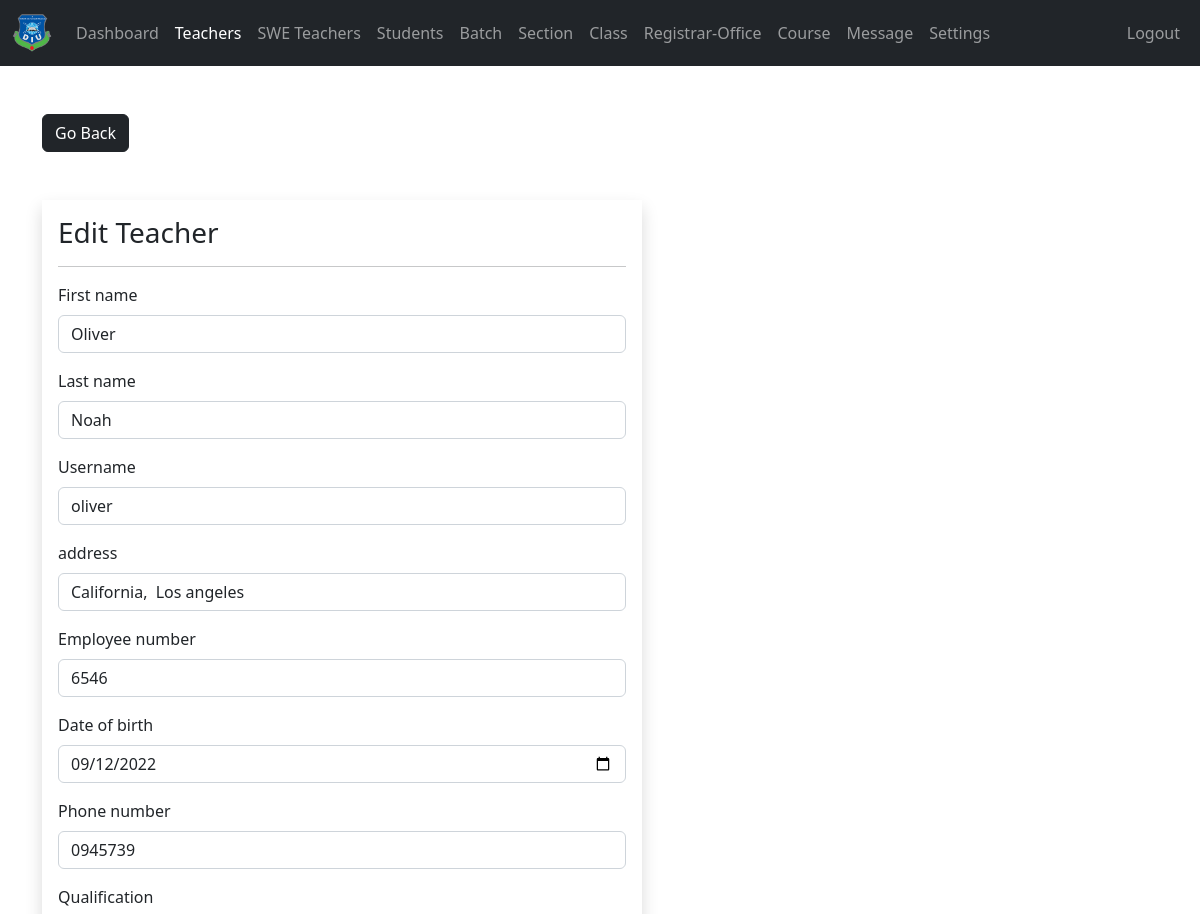
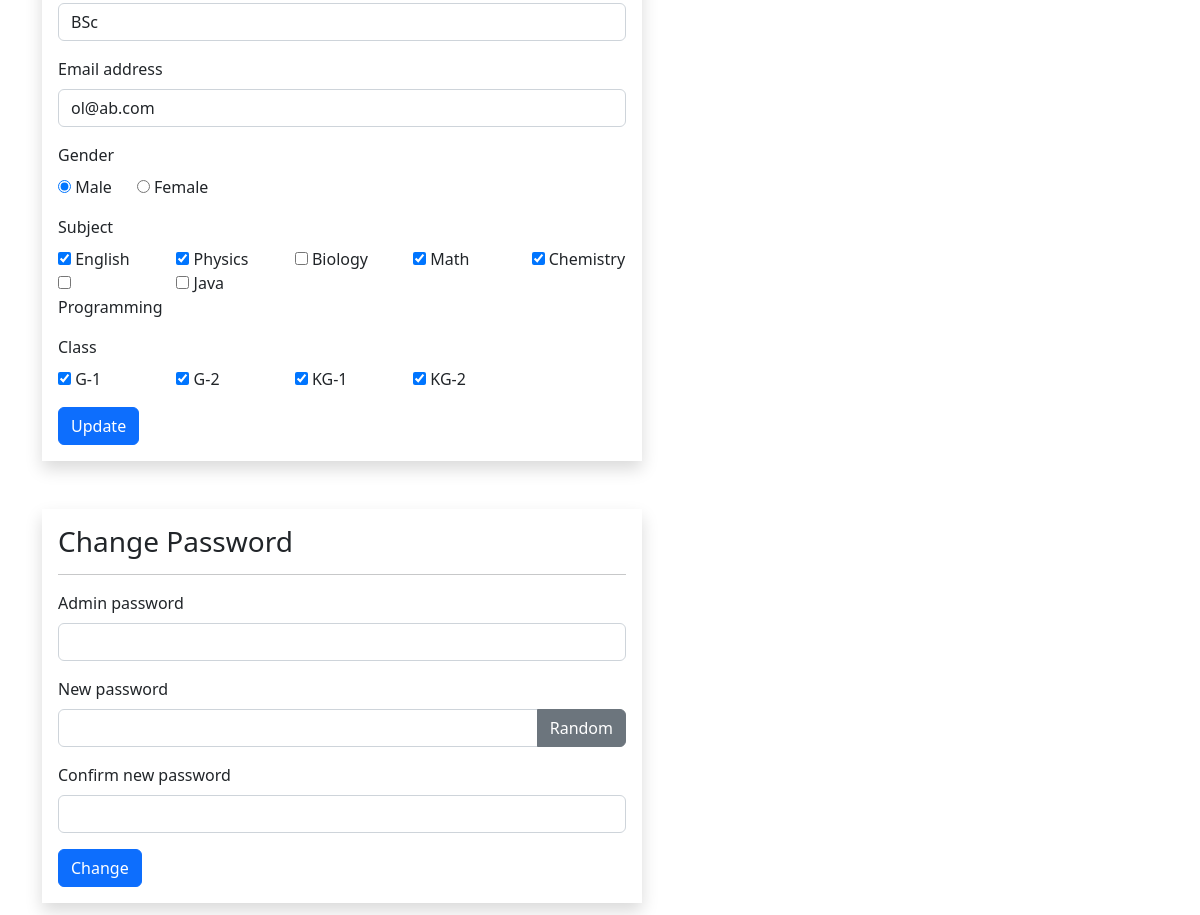
Page /admin/teacher-edit.php?teacher_id=1 (signed in) on the committed database (2 pictures, top to bottom).
### tables this page shows
CREATE TABLE `teachers` (
  `teacher_id` int(11) NOT NULL,
  `username` varchar(127) NOT NULL,
  `password` varchar(255) NOT NULL,
  `class` varchar(31) NOT NULL,
  `fname` varchar(127) NOT NULL,
  `lname` varchar(127) NOT NULL,
  `subjects` varchar(31) NOT NULL,
  `address` varchar(31) NOT NULL,
  `employee_number` int(11) NOT NULL,
  `date_of_birth` date DEFAULT NULL,
  `phone_number` varchar(31) NOT NULL,
  `qualification` varchar(127) NOT NULL,
  `gender` varchar(7) NOT NULL,
  `email_address` varchar(255) NOT NULL,
  `date_of_joined` datetime NOT NULL DEFAULT current_timestamp()
);

CREATE TABLE `class` (
  `class_id` int(11) NOT NULL,
  `grade` int(11) NOT NULL,
  `section` int(11) NOT NULL
);

CREATE TABLE `subjects` (
  `subject_id` int(11) NOT NULL,
  `subject` varchar(31) NOT NULL,
  `subject_code` varchar(31) NOT NULL,
  `grade` int(11) NOT NULL
);

CREATE TABLE `grades` (
  `grade_id` int(11) NOT NULL,
  `grade` varchar(31) NOT NULL,
  `grade_code` varchar(7) NOT NULL
);

### admin/data/teacher.php (called while the page is built, shortened)
<?php
function getTeacherById($teacher_id, $conn){
   $sql = "SELECT * FROM teachers
           WHERE teacher_id=?";
   $stmt = $conn->prepare($sql);
   $stmt->execute([$teacher_id]);
   if ($stmt->rowCount() == 1) {
     $teacher = $stmt->fetch();
     return $teacher;
   }else {
    return 0;
   }
}

### admin/data/subject.php (called while the page is built, shortened)
<?php
function getAllSubjects($conn){
   $sql = "SELECT * FROM subjects";
   $stmt = $conn->prepare($sql);
   $stmt->execute();
   if ($stmt->rowCount() >= 1) {
     $subjects = $stmt->fetchAll();
     return $subjects;
   }else {
   	return 0;
   }
}
 ?>

### admin/data/class.php (called while the page is built, shortened)
<?php
function getAllClasses($conn){
   $sql = "SELECT * FROM class";
   $stmt = $conn->prepare($sql);
   $stmt->execute();
   if ($stmt->rowCount() >= 1) {
     $classes = $stmt->fetchAll();
     return $classes;
   }else {
    return 0;
   }
}

### admin/data/grade.php (called while the page is built, shortened)
<?php
function getGradeById($grade_id, $conn){
   $sql = "SELECT * FROM grades
           WHERE grade_id=?";
   $stmt = $conn->prepare($sql);
   $stmt->execute([$grade_id]);
   if ($stmt->rowCount() == 1) {
     $grade = $stmt->fetch();
     return $grade;
   }else {
    return 0;
   }
}

### admin/teacher-edit.php (the view, shortened to what this page needs)
<?php
if (isset($_SESSION['admin_id']) &&
    isset($_SESSION['role'])     &&
    isset($_GET['teacher_id'])) {
    if ($_SESSION['role'] == 'Admin') {
       include "../DB_connection.php";
       include "data/subject.php";
       include "data/grade.php";
       include "data/section.php";
       include "data/class.php";
       include "data/teacher.php";
       $subjects = getAllSubjects($conn);
       $classes  = getAllClasses($conn);
       $teacher_id = $_GET['teacher_id'];
       $teacher = getTeacherById($teacher_id, $conn);
 ?>
<!DOCTYPE html>
<html lang="en">
<head>
	<link rel="stylesheet" href="https://cdn.jsdelivr.net/npm/bootstrap@5.2.0/dist/css/bootstrap.min.css">
	<link rel="stylesheet" href="../css/style.css">
  <link rel="stylesheet" href="https://cdnjs.cloudflare.com/ajax/libs/font-awesome/4.7.0/css/font-awesome.min.css">
</head>
<body>
    <?php
        include "inc/navbar.php";
     ?>
     <div class="container mt-5">
        <a href="teacher.php"
           class="btn btn-dark">Go Back</a>
        <form method="post"
              class="shadow p-3 mt-5 form-w"
              action="req/teacher-edit.php">
        <h3>Edit Teacher</h3><hr>
        <div class="mb-3">
          <label class="form-label">First name</label>
          <input type="text"
                 class="form-control"
                 value="<?=$teacher['fname']?>"
                 name="fname">
        </div>
        <div class="mb-3">
          <label class="form-label">Last name</label>
          <input type="text"
                 class="form-control"
                 value="<?=$teacher['lname']?>"
                 name="lname">
        </div>
        <div class="mb-3">
          <label class="form-label">Username</label>
          <input type="text"
                 class="form-control"
                 value="<?=$teacher['username']?>"
                 name="username">
        </div>
        <div class="mb-3">
          <label class="form-label">address</label>
          <input type="text"
                 class="form-control"
                 value="<?=$teacher['address']?>"
                 name="address">
        </div>
        <div class="mb-3">
          <label class="form-label">Employee number</label>
          <input type="text"
                 class="form-control"
                 value="<?=$teacher['employee_number']?>"
                 name="employee_number">
        </div>
        <div class="mb-3">
          <label class="form-label">Date of birth</label>
          <input type="date"
                 class="form-control"
                 value="<?=$teacher['date_of_birth']?>"
                 name="date_of_birth">
        </div>
        <div class="mb-3">
          <label class="form-label">Phone number</label>
          <input type="text"
                 class="form-control"
                 value="<?=$teacher['phone_number']?>"
                 name="phone_number">
        </div>
        <div class="mb-3">
          <label class="form-label">Qualification</label>
          <input type="text"
                 class="form-control"
                 value="<?=$teacher['qualification']?>"
                 name="qualification">
        </div>
        <div class="mb-3">
          <label class="form-label">Email address</label>
          <input type="text"
                 class="form-control"
                 value="<?=$teacher['email_address']?>"
                 name="email_address">
        </div>
        <div class="mb-3">
          <label class="form-label">Gender</label><br>
          <input type="radio"
                 value="Male"
                 <?php if($teacher['gender'] == 'Male') echo 'checked';  ?>
                 name="gender"> Male
                 &nbsp;&nbsp;&nbsp;&nbsp;
          <input type="radio"
                 value="Female"
                 <?php if($teacher['gender'] == 'Female') echo 'checked';  ?>
                 name="gender"> Female
        </div>
        <div class="mb-3">
          <label class="form-label">Subject</label>
          <div class="row row-cols-5">
            <?php
            $subject_ids = str_split(trim($teacher['subjects']));
            foreach ($subjects as $subject){
              $checked =0;
              foreach ($subject_ids as $subject_id ) {
                if ($subject_id == $subject['subject_id']) {
                   $checked =1;
                }
              }
            ?>
            <div class="col">
              <input type="checkbox"
                     name="subjects[]"
                     <?php if($checked) echo "checked"; ?>
                     value="<?=$subject['subject_id']?>">
                     <?=$subject['subject']?>
            </div>
            <?php } ?>
          </div>
        </div>
        <div class="mb-3">
          <label class="form-label">Class</label>
          <div class="row row-cols-5">
            <?php
            $class_ids = str_split(trim($teacher['class']));
            foreach ($classes as $class){
              $checked =0;
              foreach ($class_ids as $class_id ) {
                if ($class_id == $class['class_id']) {
                   $checked =1;
                }
              }
              $grade = getGradeById($class['class_id'], $conn);
            ?>
            <div class="col">
              <input type="checkbox"
                     name="classes[]"
                     <?php if($checked) echo "checked"; ?>
                     value="<?=$grade['grade_id']?>">
                     <?=$grade['grade_code']?>-<?=$grade['grade']?>
            </div>
            <?php } ?>
          </div>
        </div>
      <button type="submit"
              class="btn btn-primary">
              Update</button>
     </form>
     <form method="post"
              class="shadow p-3 my-5 form-w"
              action="req/teacher-change.php"
              id="change_password">
        <h3>Change Password</h3><hr>
       <div class="mb-3">
            <div class="mb-3">
            <label class="form-label">Admin password</label>
                <input type="password"
                       class="form-control"
                       name="admin_pass">
          </div>
            <label class="form-label">New password </label>
            <div class="input-group mb-3">
                <input type="text"
                       class="form-control"
                       name="new_pass"
                       id="passInput">
                <button class="btn btn-secondary"
                        id="gBtn">
                        Random</button>
            </div>
          </div>
          <div class="mb-3">
            <label class="form-label">Confirm new password  </label>
                <input type="text"
                       class="form-control"
                       name="c_new_pass"
                       id="passInput2">
          </div>
          <button type="submit"
              class="btn btn-primary">
              Change</button>
        </form>
     </div>
</body>
</html>
<?php
  }else {
    header("Location: teacher.php");
    exit;
  }
}else {
	header("Location: teacher.php");
	exit;
}
?>

### css/style.css (style rules this page uses)
.form-w { max-width: 600px; width: 100%; }

### rows in the picture
teachers: fname "Oliver", lname "Noah", username "oliver", address "California, Los angeles", employee_number "6546", date_of_birth "09/12/2022", phone_number "0945739", qualification "BSc", email_address "ol@ab.com", gender "☑"
subjects: subject "English"
class: section "☑", grade "☑", class_id "☑", grades.grade_code "KG", grades.grade "2"
subjects: subject "Physics"
subjects: subject "Biology"
subjects: subject "Math"
subjects: subject_id "☑", subject "Chemistry"
subjects: subject "Programming"
subjects: subject "Java"
class: grades.grade_code "G", grades.grade "1"
class: grades.grade_code "G", grades.grade "2"
class: class_id "☑", grades.grade_code "KG", grades.grade "1"
